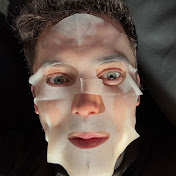
#> input picture anythinggoes_profile.jpg, 176 x 176 px
$ python make_images.py
#> lines starting #> are read from the running program, lines starting #| are printed output that depends on the picture; after the words box and inside, x2 and y2 are one past the last pixel; in counts of white or black regions, pixels touching at a corner belong together
# The smiley pack's ball texture: 1024x512 equirectangular (u = around the ball, v = from the top pole to the
# bottom), yellow with one black smiley face. The face is drawn in the plane touching the ball at its centre (on the
# equator) and projected onto the sphere, so it is round on the ball rather than stretched like a flat image would be.
import math

import numpy as np
from PIL import Image, ImageDraw

W, H = 1024, 512
YELLOW = np.array([255, 214, 0], float)
BLACK = np.array([12, 12, 12], float)


def direction(u, v):
    lon, col = 2 * np.pi * u, np.pi * v
    return np.stack([np.sin(col) * np.cos(lon), np.sin(col) * np.sin(lon), np.cos(col)], -1)


centre = direction(np.array(0.625), np.array(0.5))
up = np.array([0.0, 0.0, 1.0])
east = np.cross(up, centre)
east /= np.linalg.norm(east)


def ink(u, v):
    d = direction(u, v)
    z = d @ centre
    x = (d @ east) / np.maximum(z, 1e-6)
    y = (d @ up) / np.maximum(z, 1e-6)
    front = z > 0.25
    out = np.zeros_like(u, bool)
    for ex in (-0.27, 0.27):
        out |= front & (((x - ex) / 0.1) ** 2 + ((y - 0.3) / 0.18) ** 2 < 1)
    r = np.hypot(x, y - 0.15)
    out |= front & (np.abs(r - 0.55) < 0.06) & (y < 0.02) & (np.abs(x) < 0.52)
    return out


uu, vv = np.meshgrid((np.arange(W) + 0.5) / W, (np.arange(H) + 0.5) / H)
coverage = np.zeros((H, W))
for dy in (-1 / 3, 0, 1 / 3):                   # 3x3 samples per pixel for smooth edges
    for dx in (-1 / 3, 0, 1 / 3):
        coverage += ink(uu + dx / W, vv + dy / H)
a = (coverage / 9)[..., None]
Image.fromarray((YELLOW * (1 - a) + BLACK * a).clip(0, 255).astype(np.uint8)).save("smiley_ball.png")

# The tile picture: a round smiley.
S, k = 256, 4
im = Image.new("RGBA", (S * k, S * k), (0, 0, 0, 0))
#> im: PIL image 1024x1024 RGBA; every value is 0
g = ImageDraw.Draw(im)
g.ellipse([8 * k, 8 * k, (S - 8) * k, (S - 8) * k], fill=(255, 214, 0, 255))
for ex in (96, 160):
    g.ellipse([(ex - 13) * k, 70 * k, (ex + 13) * k, 118 * k], fill=(12, 12, 12, 255))
g.arc([62 * k, 70 * k, 194 * k, 200 * k], start=25, end=155, fill=(12, 12, 12, 255), width=15 * k)
im.resize((S, S), Image.LANCZOS).save("smiley_preview.png")

# The plugin's icon: the smiley.
Image.open("smiley_preview.png").save("icon.png")


# ---------------------------------------------------------------------------------------------------------------
# Textures sampled on the sphere itself (a direction per pixel), so they have no seam and no pinching at the poles.
rng = np.random.default_rng(7)
LATTICE = rng.random((64, 64, 64))


def noise3(p):
    """Smooth value noise at points p (..., 3), period 64."""
    i = np.floor(p).astype(int)
    f = p - i
    f = f * f * (3 - 2 * f)
    out = 0
    for dx in (0, 1):
        for dy in (0, 1):
            for dz in (0, 1):
                w = (f[..., 0] if dx else 1 - f[..., 0]) * (f[..., 1] if dy else 1 - f[..., 1]) * (f[..., 2] if dz else 1 - f[..., 2])
                out = out + w * LATTICE[(i[..., 0] + dx) % 64, (i[..., 1] + dy) % 64, (i[..., 2] + dz) % 64]
    return out


def fbm(p, octaves=5):
#> called with octaves = 5
    total, amp, norm = 0, 1.0, 0
    for o in range(octaves):
        total = total + amp * noise3(p * (2 ** o) + 17.3 * o)
        norm += amp
        amp *= 0.5
    return total / norm


dirs = direction(uu, vv)

# The meatball: browned meat, darker crust in the hollows, a few light specks and some tomato sauce.
n = fbm(dirs * 3.0 + 5)
fine = fbm(dirs * 14.0 + 40, 3)
meat = np.array([118, 62, 36], float)
crust = np.array([62, 30, 18], float)
light = np.array([168, 102, 64], float)
sauce = np.array([150, 28, 18], float)
t = np.clip((n - 0.35) * 2.2, 0, 1)[..., None]
colour = crust * (1 - t) + meat * t
colour = colour + (np.clip((fine - 0.55) * 3, 0, 1)[..., None]) * (light - colour) * 0.8
speck = (fbm(dirs * 30.0 + 90, 2) > 0.8)[..., None]
colour = np.where(speck, np.array([205, 170, 120], float), colour)
s = np.clip((fbm(dirs * 1.6 + 200, 3) - 0.56) * 6, 0, 1)[..., None]
colour = colour * (1 - s * 0.85) + sauce * s * 0.85
Image.fromarray(colour.clip(0, 255).astype(np.uint8)).save("meatball.png")
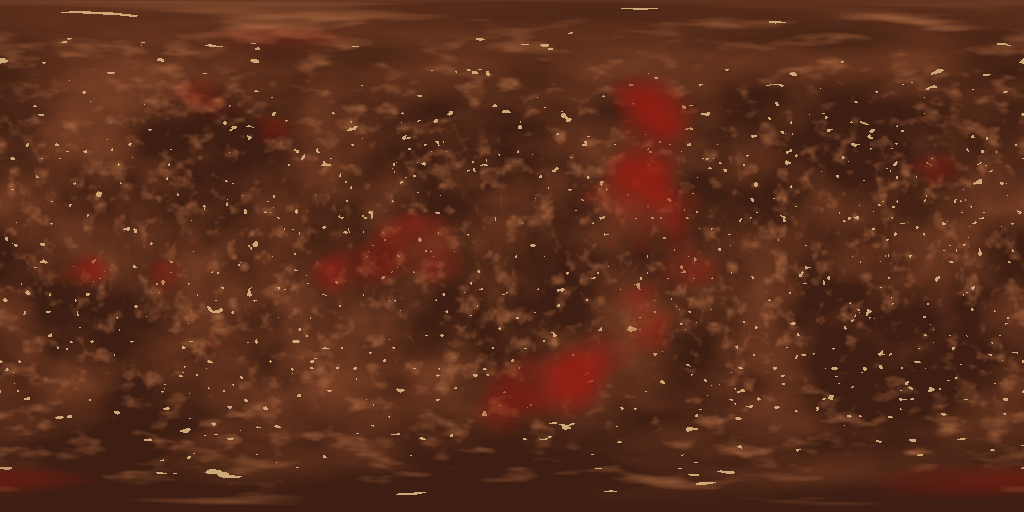
#> saved as meatball.png: PIL image 1024x512 RGB; mean R, G, B 89.8, 45.4, 27.1

# The morph ball: orange armour, each of the eight panels (between the seams the model's rings sit on) shaded from
# its centre, with a thin darker groove along every seam.
x, y, z = dirs[..., 0], dirs[..., 1], dirs[..., 2]
orange = np.array([236, 96, 24], float)
dark = np.array([150, 44, 12], float)
edge = np.minimum(np.minimum(np.abs(x), np.abs(y)), np.abs(z))       # distance to the nearest seam plane
centre = np.abs(x * np.sign(x) + y * np.sign(y) + z * np.sign(z)) / np.sqrt(3)
shade = np.clip((centre - 0.6) / 0.4, 0, 1)[..., None]
colour = dark * (1 - shade) + orange * shade
groove = np.clip(1 - edge / 0.06, 0, 1)[..., None]
colour = colour * (1 - groove * 0.6)
colour = colour * (0.92 + 0.16 * fbm(dirs * 8 + 300, 2))[..., None]
Image.fromarray(colour.clip(0, 255).astype(np.uint8)).save("morph_ball.png")
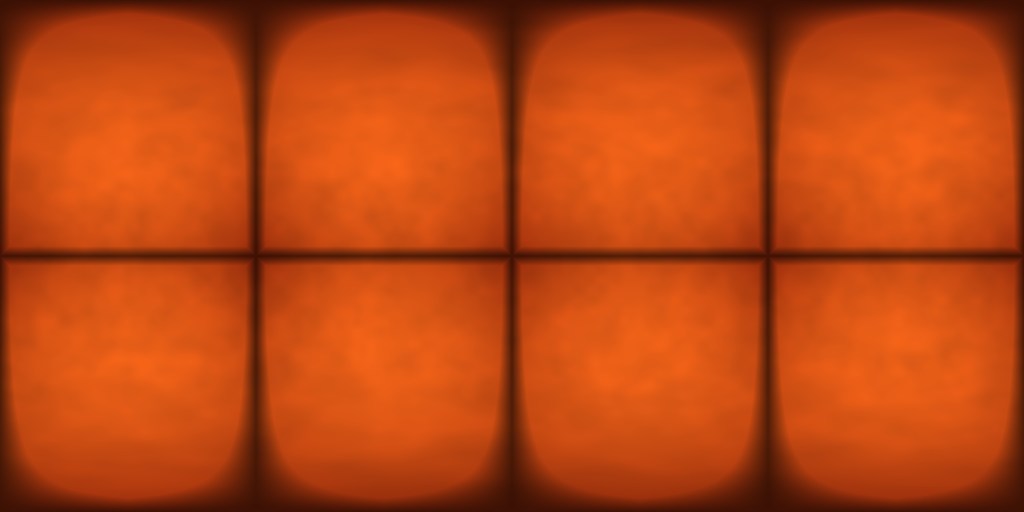
#> saved as morph_ball.png: PIL image 1024x512 RGB; mean R, G, B 186.6, 69.6, 17.4


# Tile pictures.
def canvas():
    im = Image.new("RGBA", (S * k, S * k), (0, 0, 0, 0))
    return im, ImageDraw.Draw(im)


def done(im, name):
    im.resize((S, S), Image.LANCZOS).save(name)


# Morph ball: an orange ball, dark seams, glowing lights.
im, g = canvas()
g.ellipse([20 * k, 20 * k, 236 * k, 236 * k], fill=(236, 96, 24, 255))
g.line([(20 * k, 128 * k), (236 * k, 128 * k)], fill=(60, 60, 66, 255), width=12 * k)
g.line([(128 * k, 20 * k), (128 * k, 236 * k)], fill=(60, 60, 66, 255), width=12 * k)
for cx, cy in ((80, 80), (176, 80), (80, 176), (176, 176)):
    g.ellipse([(cx - 20) * k, (cy - 20) * k, (cx + 20) * k, (cy + 20) * k], fill=(60, 60, 66, 255))
    g.ellipse([(cx - 13) * k, (cy - 13) * k, (cx + 13) * k, (cy + 13) * k], fill=(255, 236, 90, 255))
done(im, "morph_preview.png")
#> in done, `im.resize((S, S), Image.LANCZOS).save(name)`:
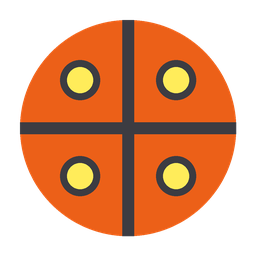
#> saved as morph_preview.png: PIL image 256x256 RGBA; mean R, G, B, A 115.3, 55.5, 21, 142.9; transparent parts drawn white

# Meatball: a brown ball with a saw blade through it.
im, g = canvas()
teeth = []
for i in range(56):
    a = 2 * math.pi * i / 56
    r = 124 if i % 2 == 0 else 108
    teeth.append(((128 + r * math.cos(a)) * k, (128 + r * math.sin(a)) * k))
g.polygon(teeth, fill=(200, 205, 212, 255))
g.ellipse([40 * k, 40 * k, 216 * k, 216 * k], fill=(118, 62, 36, 255))
for cx, cy, r in ((95, 90, 14), (150, 120, 18), (110, 160, 12), (165, 75, 9)):
    g.ellipse([(cx - r) * k, (cy - r) * k, (cx + r) * k, (cy + r) * k], fill=(70, 34, 20, 255))
g.ellipse([118 * k, 50 * k, 150 * k, 70 * k], fill=(150, 28, 18, 255))
done(im, "meatball_preview.png")
#> call 2 of done, with name = 'meatball_preview.png'
#> in done (call 2), `im.resize((S, S), Image.LANCZOS).save(name)`:
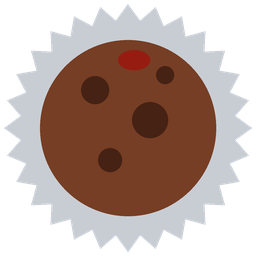
#> saved as meatball_preview.png: PIL image 256x256 RGBA; mean R, G, B, A 101.9, 82.9, 76.1, 163.6; transparent parts drawn white

# Fruit basket.
im, g = canvas()
g.arc([56 * k, 40 * k, 200 * k, 190 * k], start=180, end=360, fill=(120, 76, 36, 255), width=10 * k)
for cx, cy, r, c in ((90, 120, 30, (210, 30, 30)), (150, 116, 30, (245, 140, 20)), (120, 96, 26, (120, 200, 40)),
                     (178, 132, 16, (110, 40, 140)), (190, 118, 16, (110, 40, 140))):
    g.ellipse([(cx - r) * k, (cy - r) * k, (cx + r) * k, (cy + r) * k], fill=c + (255,))
g.polygon([(40 * k, 130 * k), (216 * k, 130 * k), (190 * k, 222 * k), (66 * k, 222 * k)], fill=(170, 112, 56, 255))
for yy in range(145, 222, 16):
    g.line([(50 * k, yy * k), (206 * k, yy * k)], fill=(120, 76, 36, 255), width=4 * k)
done(im, "basket_preview.png")

# Confetti.
im, g = canvas()
cols = [(235, 60, 60), (255, 210, 40), (60, 170, 240), (80, 200, 90), (230, 90, 200), (255, 140, 40)]
r2 = np.random.default_rng(3)
for i in range(70):
    a = r2.random() * 2 * math.pi
    d = 20 + r2.random() * 100
    cx, cy = 128 + d * math.cos(a), 128 + d * math.sin(a)
    w, h, rot = 6 + r2.random() * 8, 12 + r2.random() * 10, r2.random() * math.pi
    pts = [(-w / 2, -h / 2), (w / 2, -h / 2), (w / 2, h / 2), (-w / 2, h / 2)]
    pts = [((cx + px * math.cos(rot) - py * math.sin(rot)) * k, (cy + px * math.sin(rot) + py * math.cos(rot)) * k) for px, py in pts]
    g.polygon(pts, fill=cols[i % len(cols)] + (255,))
done(im, "confetti_preview.png")


# AnythingGoes: the profile photo on one side of the ball (projected like the smiley, so it isn't stretched), fading
# into the photo's own dark border colour around the rest of the ball.
photo = np.asarray(Image.open("anythinggoes_profile.jpg").convert("RGB"), float)
ph, pw = photo.shape[:2]
#> ph = 176; pw = 176
edge = np.concatenate([photo[0], photo[-1], photo[:, 0], photo[:, -1]]).mean(axis=0)
#> edge = [41.71, 38.58, 35.84]
face = direction(np.array(0.625), np.array(0.5))          # the smiley's spot: on the equator
face_east = np.cross(up, face)
face_east /= np.linalg.norm(face_east)
d = direction(uu, vv)
z = d @ face
x = (d @ face_east) / np.maximum(z, 1e-6)
y = (d @ up) / np.maximum(z, 1e-6)
reach = 1.0                                    # half the photo's width on the tangent plane (45 degrees)
px = np.clip(((x / reach + 1) / 2 * (pw - 1)).round().astype(int), 0, pw - 1)
py = np.clip(((1 - y / reach) / 2 * (ph - 1)).round().astype(int), 0, ph - 1)
radius = np.hypot(x, y) / reach
inside = np.clip((1.0 - radius) / 0.12, 0, 1) * (z > 0)
colour = photo[py, px] * inside[..., None] + edge * (1 - inside[..., None])
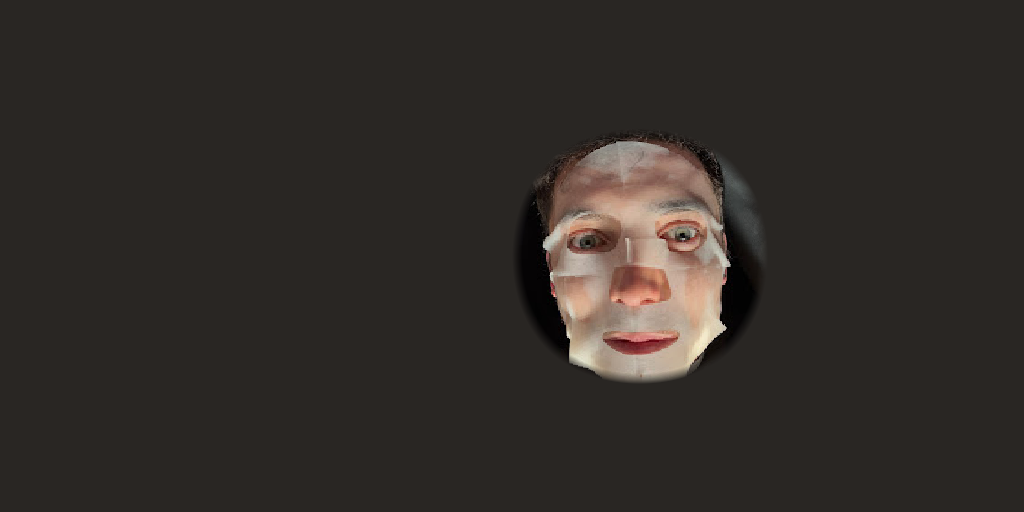
#> colour: shape (512, 1024, 3) float64; mean R, G, B 49.8, 44.8, 41.2
Image.fromarray(colour.clip(0, 255).astype(np.uint8)).save("anythinggoes_ball.png")

# Its tile picture: the photo in a circle.
im = Image.new("RGBA", (S * k, S * k), (0, 0, 0, 0))
mask = Image.new("L", (S * k, S * k), 0)
#> mask: PIL image 1024x1024 L; every value is 0
ImageDraw.Draw(mask).ellipse([8 * k, 8 * k, (S - 8) * k, (S - 8) * k], fill=255)
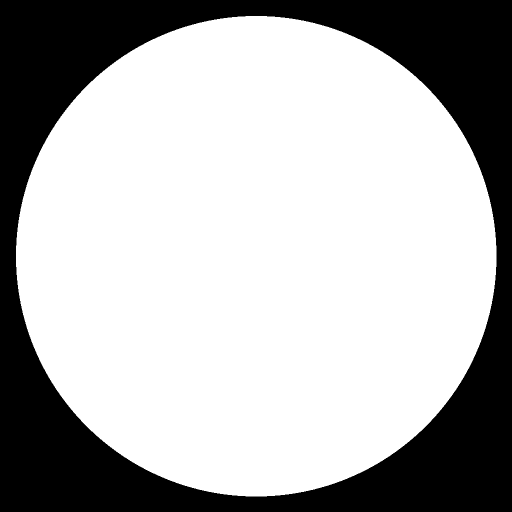
#> mask: PIL image 1024x1024 L (shown at 1/2 size); 69.2% white; 1 black region, box (x1, y1, x2, y2) and area: (0, 0, 1024, 1024) 323379
im.paste(Image.open("anythinggoes_profile.jpg").convert("RGB").resize((S * k, S * k), Image.LANCZOS), (0, 0), mask)
done(im, "anythinggoes_preview.png")
#> in done (call 5), `im.resize((S, S), Image.LANCZOS).save(name)`:
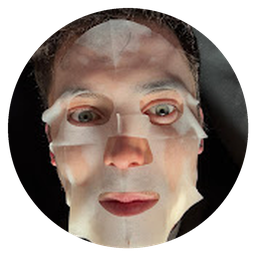
#> saved as anythinggoes_preview.png: PIL image 256x256 RGBA; mean R, G, B, A 81.7, 67.6, 59.9, 176.4; transparent parts drawn white
